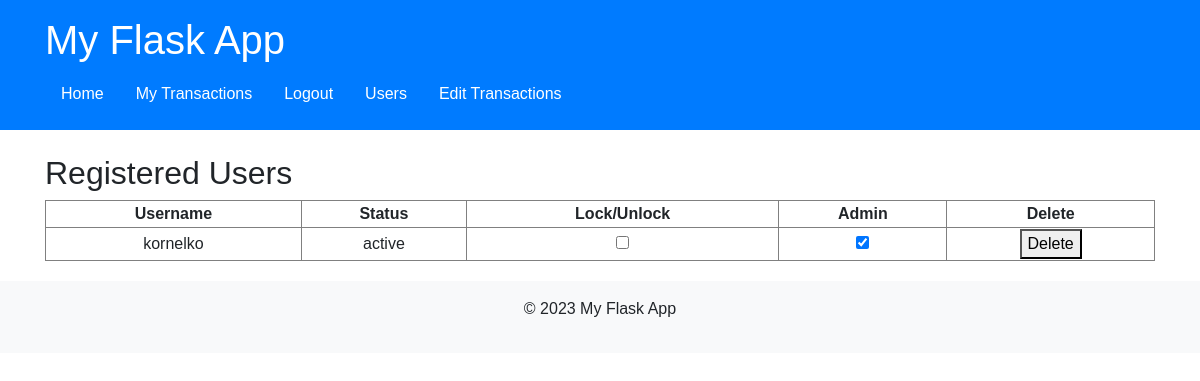
The app's page /users (signed in) with its own data.
### tables this page shows
CREATE TABLE users
                        (id INTEGER PRIMARY KEY AUTOINCREMENT,
                         username TEXT UNIQUE NOT NULL,
                         password TEXT NOT NULL,
                         status TEXT DEFAULT 'active',
                         is_admin INTEGER DEFAULT 0);

### app.py (the view)
@app.route('/users')
def users_page():
    if not is_admin():
        flash('Access denied.')
        return redirect(url_for('home'))
    with sqlite3.connect('users.db') as conn:
        cursor = conn.cursor()
        cursor.execute('SELECT id, username, status, is_admin FROM users')
        users = cursor.fetchall()
    return render_template('admin/users.html', users=users)

### app.py (called while the page is built)
@app.before_request
def initialize():
    init_db()

def is_admin():
    if 'user' in session:
        with sqlite3.connect('users.db') as conn:
            cursor = conn.cursor()
            cursor.execute('SELECT is_admin FROM users WHERE username = ?', (session['user'],))
            user = cursor.fetchone()
            return user and user[0] == 1
    return False

def user_is_admin(username):
    with sqlite3.connect('users.db') as conn:
        cursor = conn.cursor()
        cursor.execute('SELECT is_admin FROM users WHERE username = ?', (username,))
        user = cursor.fetchone()
        return user and user[0] == 1

### templates/admin/users.html (shortened to what this page needs)
{% extends "base.html" %}
{% block content %}
<h2>Registered Users</h2>
<table border="1">
    <tr>
        <th>Username</th>
        <th>Status</th>
        <th>Lock/Unlock</th>
        <th>Admin</th>
        <th>Delete</th>
    </tr>
    {% for user in users %}
    <tr>
        <td>{{ user[1] }}</td>
        <td>{{ user[2] }}</td>
        <td>
            <form method="post" action="{{ url_for('lock_user', user_id=user[0]) }}">
                <input type="checkbox" name="locked" {% if user[2] == 'locked' %}checked{% endif %} onChange="this.form.submit()">
            </form>
        </td>
        <td>
            <form method="post" action="{{ url_for('toggle_admin', user_id=user[0]) }}">
                <input type="checkbox" name="is_admin" {% if user[3] == 1 %}checked{% endif %} onChange="this.form.submit()">
            </form>
        </td>
        <td>
            <form method="post" action="{{ url_for('delete_user', user_id=user[0]) }}">
                <button type="submit">Delete</button>
            </form>
        </td>
    </tr>
    {% endfor %}
</table>
{% endblock %}

### templates/base.html (shortened to what this page needs)
<!DOCTYPE html>
<html>
<head>
    <link rel="stylesheet" href="https://stackpath.bootstrapcdn.com/bootstrap/4.5.2/css/bootstrap.min.css">
    <link rel="stylesheet" type="text/css" href="{{ url_for('static', filename='styles.css') }}?v=1.0">
</head>
<body>
    <header class="bg-primary text-white p-3">
        <div class="container">
            <h1>My Flask App</h1>
            <nav class="nav">
                <a class="nav-link text-white" href="{{ url_for('home') }}">Home</a>
                {% if 'user' in session %}
                    <a class="nav-link text-white" href="{{ url_for('transactions') }}">My Transactions</a>
                    <a class="nav-link text-white" href="{{ url_for('logout') }}">Logout</a>
                    {% if user_is_admin(session['user']) %}
                        <a class="nav-link text-white" href="{{ url_for('users_page') }}">Users</a>
                        <a class="nav-link text-white" href="{{ url_for('edit_transactions') }}">Edit Transactions</a>
                    {% endif %}
                {% else %}
                    <a class="nav-link text-white" href="{{ url_for('login') }}">Login</a>
                    <a class="nav-link text-white" href="{{ url_for('register') }}">Register</a>
                {% endif %}
            </nav>
        </div>
    </header>
    <main class="container mt-4">
        {% block content %}{% endblock %}
    </main>
    <footer class="bg-light text-center py-3">
        <p>&copy; 2023 My Flask App</p>
    </footer>
</body>
</html>

### static/styles.css (style rules this page uses)
:root { --theme-color: #440758; }
body { font-family: Arial, sans-serif; }
header { background-color: var(--theme-color); color: white; }
header h1 { margin: 0; }
header nav { margin-top: 10px; }
header .nav-link { color: white; }
footer { background-color: #f8f9fa; padding: 10px 0; }
table { width: 100%; margin-bottom: 20px; }
table th, table td { text-align: center; vertical-align: middle; }

### records on screen
users: username "kornelko", status "active", is_admin "☑"
